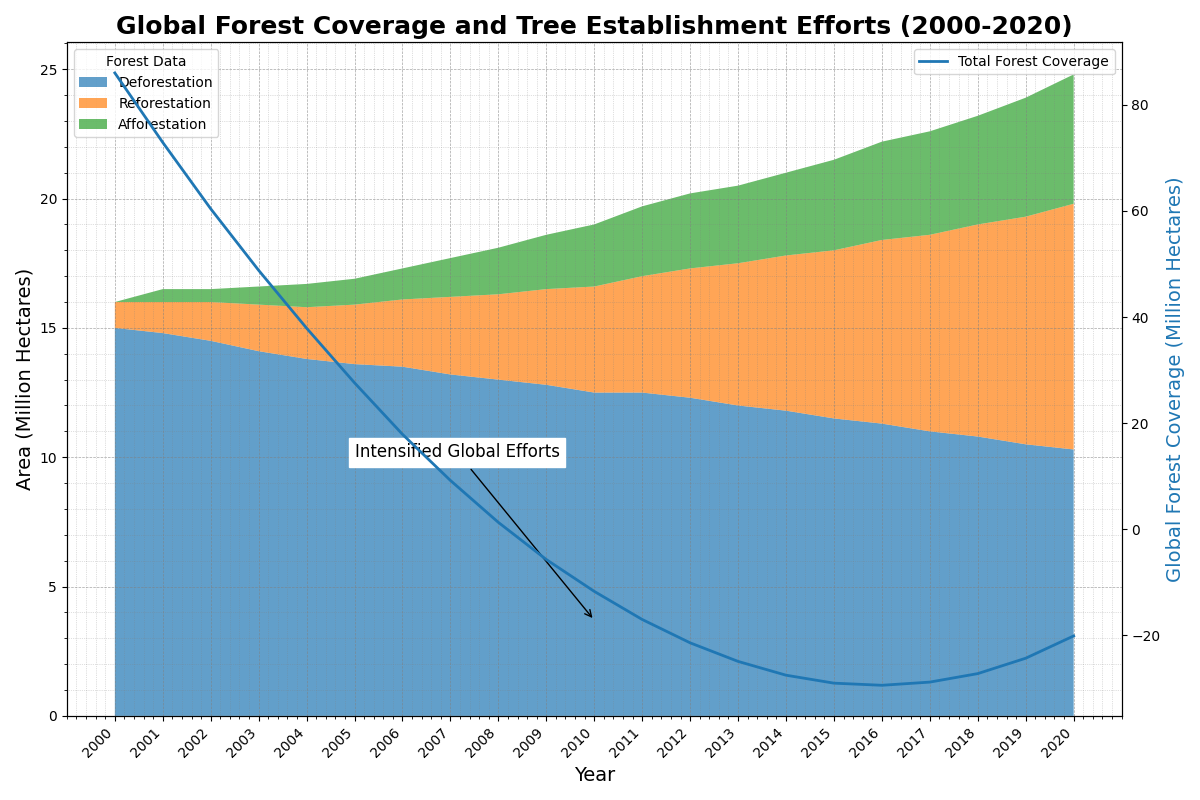

The Python source for this figure:
import matplotlib.pyplot as plt
import numpy as np

# Define the years for the x-axis
years = np.arange(2000, 2021)

# Data on deforestation in million hectares
deforestation = np.array([15, 14.8, 14.5, 14.1, 13.8, 13.6, 13.5, 13.2, 13.0, 12.8, 12.5, 12.5, 12.3, 12.0, 11.8, 11.5, 11.3, 11.0, 10.8, 10.5, 10.3])

# Data on reforestation in million hectares
reforestation = np.array([1, 1.2, 1.5, 1.8, 2.0, 2.3, 2.6, 3.0, 3.3, 3.7, 4.1, 4.5, 5.0, 5.5, 6.0, 6.5, 7.1, 7.6, 8.2, 8.8, 9.5])

# New data: Afforestation in million hectares
afforestation = np.array([0, 0.5, 0.5, 0.7, 0.9, 1.0, 1.2, 1.5, 1.8, 2.1, 2.4, 2.7, 2.9, 3.0, 3.2, 3.5, 3.8, 4.0, 4.2, 4.6, 5.0])

# Updating forest coverage calculation with afforestation
net_deforestation = deforestation - (reforestation + afforestation)
initial_forest_coverage = 100
forest_coverage = initial_forest_coverage - np.cumsum(net_deforestation)

# Stacking the data for area's chart representation
data_stack = np.vstack([deforestation, reforestation, afforestation])

# Creating the figure and the subplot
fig, ax = plt.subplots(figsize=(12, 8))

# Plotting the stacked area chart
ax.stackplot(years, data_stack, labels=['Deforestation', 'Reforestation', 'Afforestation'], colors=['#1f77b4', '#ff7f0e', '#2ca02c'], alpha=0.7)

# Adding a secondary axis to display forest coverage
ax2 = ax.twinx()
ax2.plot(years, forest_coverage, label='Total Forest Coverage', color='#1f77b4', linestyle='-', linewidth=2)

# Title and labels
ax.set_title("Global Forest Coverage and Tree Establishment Efforts (2000-2020)", fontsize=18, fontweight='bold')
ax.set_xlabel('Year', fontsize=14)
ax.set_ylabel('Area (Million Hectares)', fontsize=14)
ax2.set_ylabel('Global Forest Coverage (Million Hectares)', fontsize=14, color='#1f77b4')

# X-axis ticks and grid
ax.set_xticks(years)
ax.set_xticklabels(years, rotation=45, ha='right')
ax.grid(visible=True, which='major', linestyle='--', linewidth=0.5, color='grey', alpha=0.7)
ax.minorticks_on()
ax.grid(visible=True, which='minor', linestyle=':', linewidth=0.5, color='grey', alpha=0.5)

# Adding legends
ax.legend(loc='upper left', title='Forest Data')
ax2.legend(loc='upper right')

# Annotating significant points
ax.annotate('Intensified Global Efforts', xy=(2010, 3.7), xytext=(2005, 10),
            arrowprops=dict(facecolor='black', arrowstyle='->'), fontsize=12, backgroundcolor='w')

# Adjust layout to prevent overlap
plt.tight_layout()

# Display the plot
plt.show()
